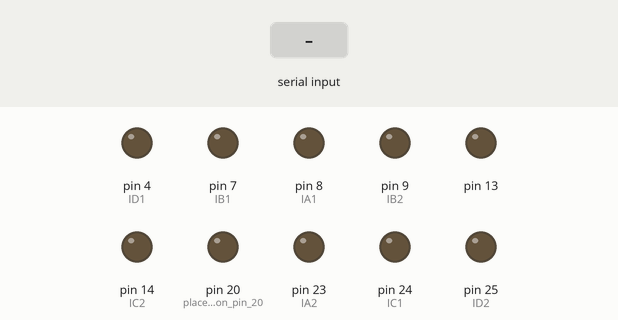
Recording of a sketch running on a simulated Arduino Mega 2560, built with avr-gcc and run on an emulated ATmega2560. Shown: output pins drawn as LEDs (lit = HIGH). The test bench sets the inputs (shaded band).

Above: at 1.2 s.
1.3 s: "F" received over the second serial link
At 2.1 s:
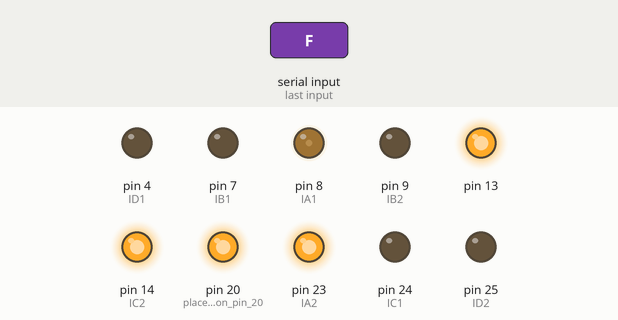
3.8 s: "B" received over the second serial link
At 4.3 s:
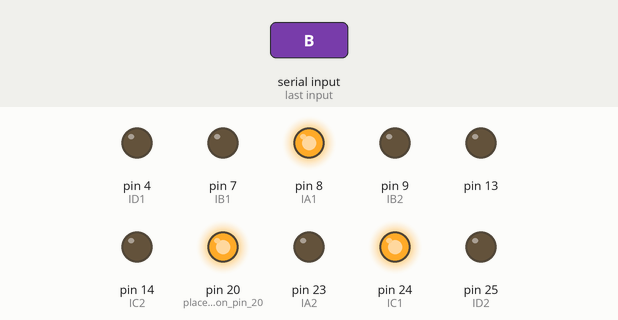
6.3 s: "L" received over the second serial link
At 7.1 s:
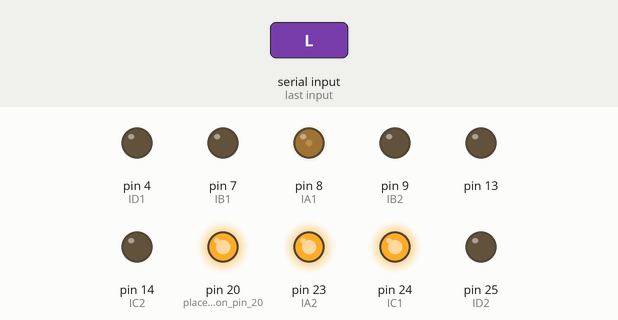
8.8 s: "R" received over the second serial link
At 9.3 s:
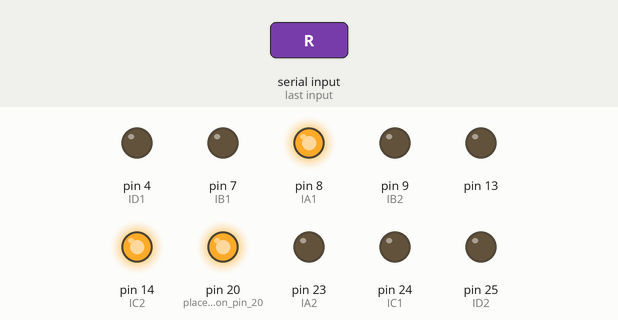
Timing chart, 0 to 11.8 s (numbered marks = the images above; inputs shaded):
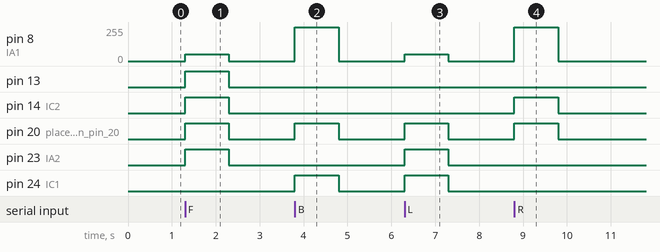

Measured:
- after the input at 1.3 s, pin 8 (IA1): 0/255 → 50/255 at once, → 0/255 1.0 s later; pin 13, pin 14 (IC2), pin 20 (place_a_LED_on_pin_20), pin 23 (IA2): LOW → HIGH at once, → LOW 1.0 s later
- after the input at 3.8 s, pin 8 (IA1): 0/255 → 255/255 at once, → 0/255 1.0 s later; pin 20 (place_a_LED_on_pin_20), pin 24 (IC1): LOW → HIGH at once, → LOW 1.0 s later
- after the input at 6.3 s, pin 8 (IA1): 0/255 → 50/255 at once, → 0/255 1.0 s later; pin 20 (place_a_LED_on_pin_20), pin 23 (IA2), pin 24 (IC1): LOW → HIGH at once, → LOW 1.0 s later
- after the input at 8.8 s, pin 8 (IA1): 0/255 → 255/255 at once, → 0/255 1.0 s later; pin 14 (IC2), pin 20 (place_a_LED_on_pin_20): LOW → HIGH at once, → LOW 1.0 s later

The sketch:

BLE_control_Motor_Drive.ino
```cpp
/*
* @file BLE-control_motord_rive.ino
* @brief Motor control program for Romeo BLE Quard V1.0 using Mobile Application via Bluethooth
* @Control Command  Use 'F'for Forward 'B' for backwoard 'L' for Left and 'R' for Right
* @ Here i use two Motor noly MA and MC possible to extend with forur Motor
* control motor using BLE via Bluno Test Apps
*
* @author akash.bangla@gmail.com
* @version  V1.0
* @date  2017-01-05
* pin mapping ref: https://www.dfrobot.com/wiki/index.php/Romeo_BLE_Quad_Robot_Controller_SKU:_DFR0398
* product wiki: https://www.dfrobot.com/wiki/index.php/Romeo_BLE_Quad_Robot_Controller_SKU:_DFR0398
*/
// motor one
const int IA1=8;
const int IA2=23;
// motor Two
const int IB1=7;
const int IB2=9;
// motor Three
const int IC1=24;
const int IC2=14;
// motor four
const int ID1=4;
const int ID2=25;

byte byteRead;

void setup() {
  Serial1.begin(115200);  //initial the Serial
  //use four motor
     pinMode(IA1, OUTPUT);
     pinMode(IA2, OUTPUT);
     pinMode(IB1, OUTPUT);
     pinMode(IB2, OUTPUT);
     pinMode(IC1, OUTPUT);
     pinMode(IC2, OUTPUT);
     pinMode(ID1, OUTPUT);
     pinMode(ID2, OUTPUT);

      pinMode(13, OUTPUT);
      pinMode (20,OUTPUT); // place a LED on pin 20
}
//use slow decay PWM value maximum 100  ref https://www.dfrobot.com/wiki/index.php/Dual_1.5A_Motor_Driver_-_HR8833_SKU:_DRI0040
void loop() {
  digitalWrite(13,LOW);
  digitalWrite(20,LOW);

  Motor_reset();
   /*  check if data has been sent from the computer: */
  if (Serial1.available()) {
    /* read the most recent byte */
    byteRead = Serial1.read();

    /*Listen for a F which means Forward */
    if(byteRead== 'F'){
      Serial1.println("Moving Forward");
      digitalWrite(13,HIGH);
      digitalWrite(20,HIGH);
      MA_move(50,0);
      MC_move(50,0);
      delay(1000);
    }
    else if (byteRead == 'B')
      {
        Serial1.println("Moving Backword");
        digitalWrite(20,HIGH);
        MA_move(50,1);
        MC_move(50,1);
        delay(1000);
      }
       else if (byteRead == 'L')
        {

          Serial1.println("Moving Left");
          digitalWrite(20,HIGH);
          MA_move(50,0);
          MC_move(50,1);
          delay(1000);
          }
          else if (byteRead == 'R')
          {

            Serial1.println("Moving Right");
            digitalWrite(20,HIGH);
            MA_move(50,1);
            MC_move(50,0);
            delay(1000);
            }
            else{
      /*ECHO the value that was read, back to the serial port. */
      Serial1.write(byteRead);
    }
  }

}


//fuction that reset all the motor
void Motor_reset()
{
  //reset the motor A
  digitalWrite(IA1,LOW);
  digitalWrite(IA2,LOW);

  //reset the motor B
  digitalWrite(IB1,LOW);
  digitalWrite(IB2,LOW);

  //reset the motor C
  digitalWrite(IC1,LOW);
  digitalWrite(IC2,LOW);

  //reset the motor D
  digitalWrite(ID1,LOW);
  digitalWrite(ID2,LOW);
}


void MA_move(int Speed,int dir)  //for dir FALSE move forward, otherwise Backword
{
     if (dir == 0)
     {
      analogWrite(IA1,Speed);    //set the PWM value
      digitalWrite(IA2,HIGH);
     }
     else
     {
      analogWrite(IA2,Speed);    //set the PWM value
      digitalWrite(IA1,HIGH);
     }
  }


void MB_move(int Speed,bool dir)  //for dir FALSE move forward, otherwise Backword
{
     if (dir == 0)
     {
      analogWrite(IB1,Speed);    //set the PWM value
      digitalWrite(IB2,HIGH);
     }
     else
     {
      analogWrite(IB2,Speed);    //set the PWM value
      digitalWrite(IB1,HIGH);
     }
  }


void MC_move(int Speed,bool dir)  //for dir FALSE move forward, otherwise Backword
{
     if (dir == 0)
     {
      analogWrite(IC1,Speed);    //set the PWM value
      digitalWrite(IC2,HIGH);
     }
     else
     {
      analogWrite(IC2,Speed);    //set the PWM value
      digitalWrite(IC1,HIGH);
     }
  }


void MD_move(int Speed,bool dir)  //for dir FALSE move forward, otherwise Backword
{
     if (dir == 0)
     {
      analogWrite(ID1,Speed);    //set the PWM value
      digitalWrite(ID2,HIGH);
     }
     else
     {
      analogWrite(ID2,Speed);    //set the PWM value
      digitalWrite(ID1,HIGH);
     }
  }
```
